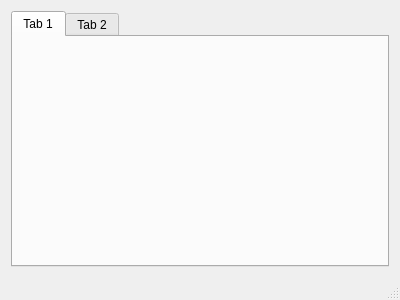
<?xml version="1.0" encoding="UTF-8"?>
<ui version="4.0">
 <class>RepositoryMainWindow</class>
 <widget class="QMainWindow" name="RepositoryMainWindow">
  <property name="geometry">
   <rect>
    <x>0</x>
    <y>0</y>
    <width>400</width>
    <height>300</height>
   </rect>
  </property>
  <property name="windowTitle">
   <string>MainWindow</string>
  </property>
  <widget class="QWidget" name="centralWidget">
   <layout class="QHBoxLayout" name="horizontalLayout">
    <item>
     <widget class="QTabWidget" name="tabWidget">
      <widget class="picogen_repository::PresetListWidget" name="parametricPresets">
       <attribute name="title">
        <string>Tab 1</string>
       </attribute>
      </widget>
      <widget class="QWidget" name="tab_2">
       <attribute name="title">
        <string>Tab 2</string>
       </attribute>
      </widget>
     </widget>
    </item>
   </layout>
  </widget>
  <widget class="QMenuBar" name="menuBar">
   <property name="geometry">
    <rect>
     <x>0</x>
     <y>0</y>
     <width>400</width>
     <height>18</height>
    </rect>
   </property>
  </widget>
  <widget class="QStatusBar" name="statusBar"/>
 </widget>
 <layoutdefault spacing="6" margin="11"/>
 <customwidgets>
  <customwidget>
   <class>picogen_repository::PresetListWidget</class>
   <extends>QWidget</extends>
   <header>fragment/preset/presetlistwidget.h</header>
   <container>1</container>
  </customwidget>
 </customwidgets>
 <resources/>
 <connections/>
</ui>
